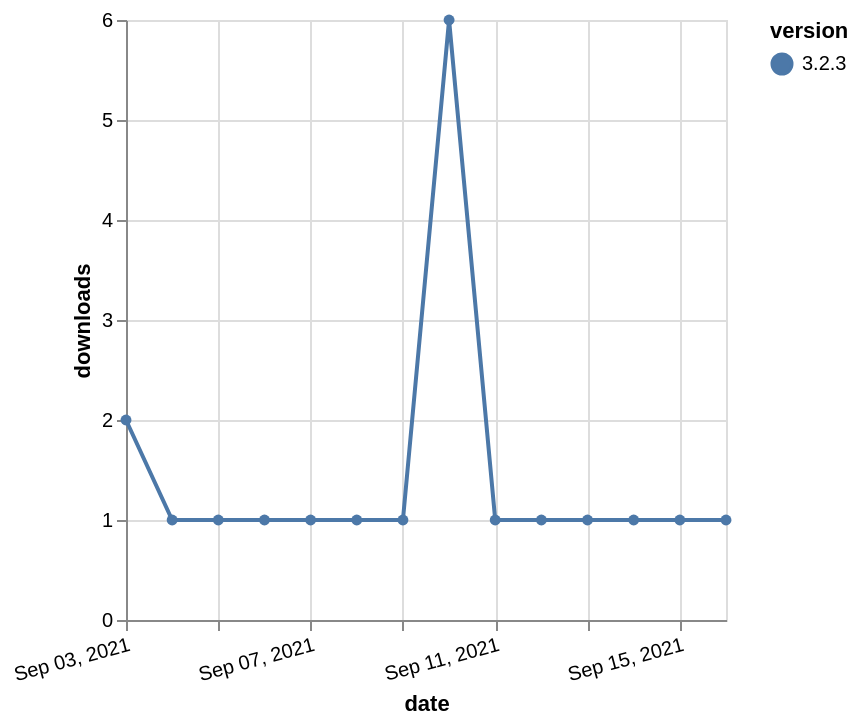

This figure's Vega-Lite source:
### Vega-Lite specification from a JSON file in a GitHub repository (floating-point values rounded to 4 significant figures)
{"$schema": "https://vega.github.io/schema/vega-lite/v5.json", "description": "A simple bar chart with embedded data.", "data": {"values": [{"date": "2021-09-03", "total": 493, "delta": 2, "version": "3.2.3"}, {"date": "2021-09-04", "total": 494, "delta": 1, "version": "3.2.3"}, {"date": "2021-09-05", "total": 495, "delta": 1, "version": "3.2.3"}, {"date": "2021-09-06", "total": 496, "delta": 1, "version": "3.2.3"}, {"date": "2021-09-07", "total": 497, "delta": 1, "version": "3.2.3"}, {"date": "2021-09-08", "total": 498, "delta": 1, "version": "3.2.3"}, {"date": "2021-09-09", "total": 499, "delta": 1, "version": "3.2.3"}, {"date": "2021-09-10", "total": 505, "delta": 6, "version": "3.2.3"}, {"date": "2021-09-11", "total": 506, "delta": 1, "version": "3.2.3"}, {"date": "2021-09-12", "total": 507, "delta": 1, "version": "3.2.3"}, {"date": "2021-09-13", "total": 508, "delta": 1, "version": "3.2.3"}, {"date": "2021-09-14", "total": 509, "delta": 1, "version": "3.2.3"}, {"date": "2021-09-15", "total": 510, "delta": 1, "version": "3.2.3"}, {"date": "2021-09-16", "total": 511, "delta": 1, "version": "3.2.3"}]}, "width": "container", "mark": {"type": "line", "point": {"filled": true}}, "encoding": {"x": {"field": "date", "type": "temporal", "timeUnit": "yearmonthdate", "title": "date", "axis": {"labelAngle": -15}}, "y": {"field": "delta", "type": "quantitative", "title": "downloads"}, "color": {"field": "version", "type": "nominal"}, "tooltip": {"field": "delta"}}}
